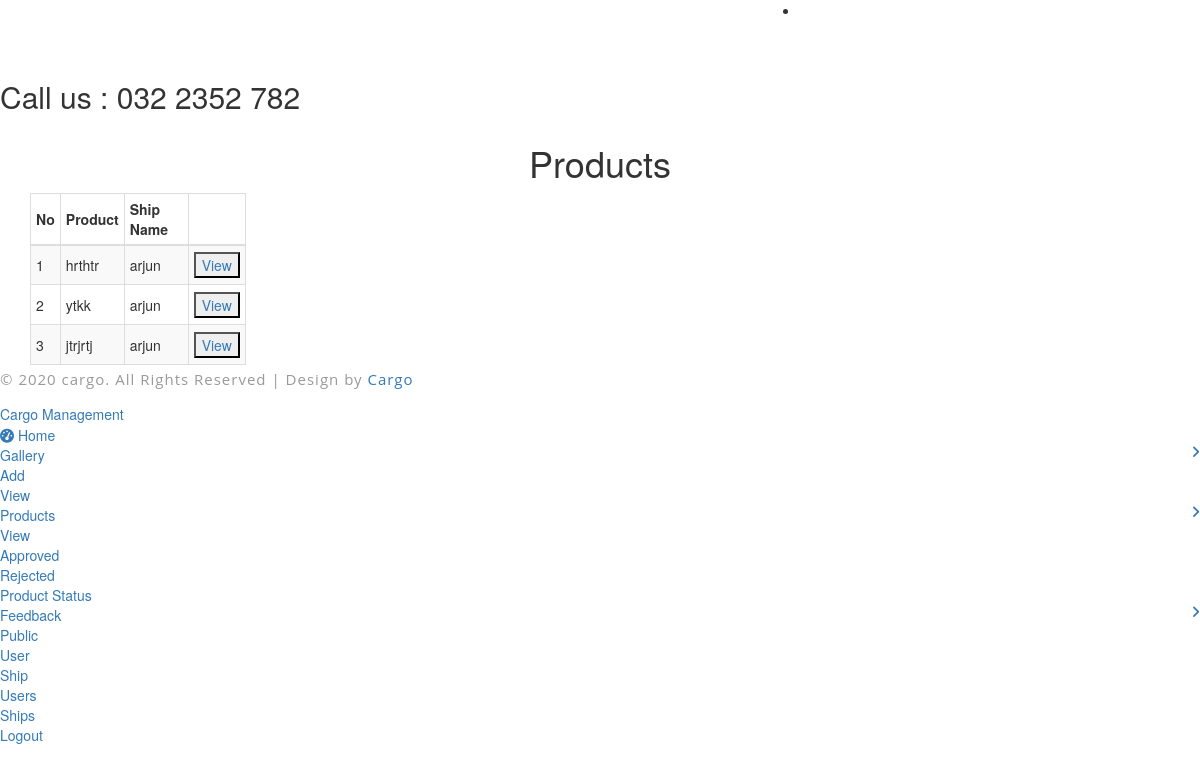
/aproducts (signed in), run on an earlier commit of the app's database.
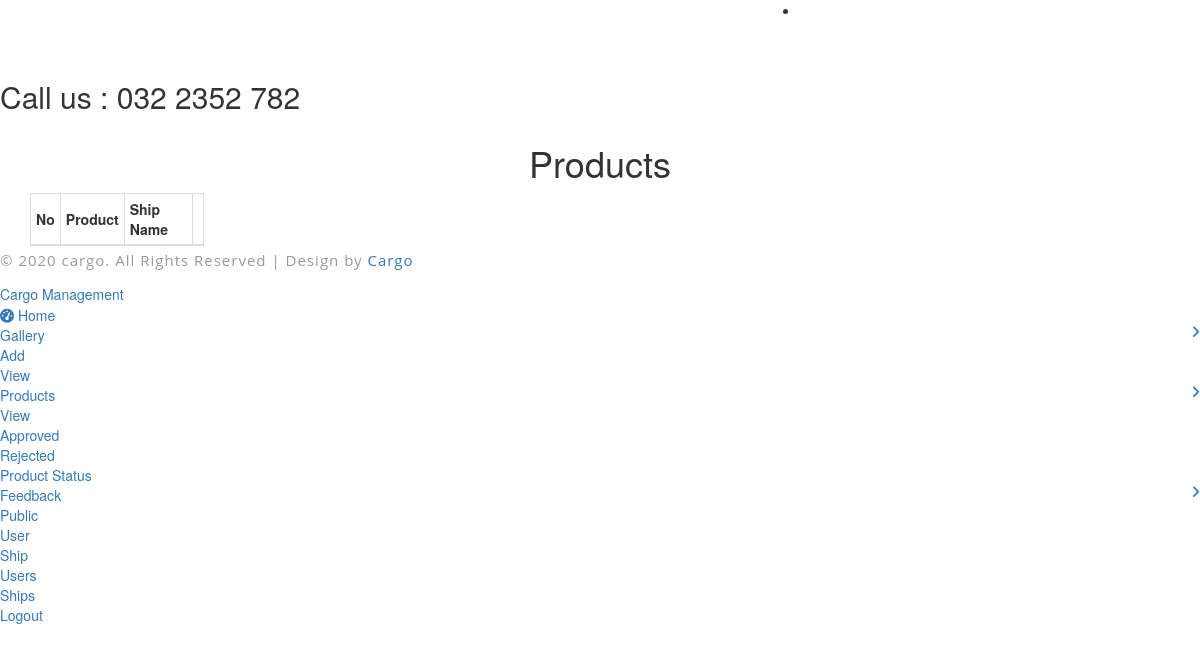
And on a later commit of the database.
### cargo/models.py (models this page shows)
class Productadd(db.Model):
    id=db.Column(db.Integer, primary_key=True)
    ownerid = db.Column(db.String(120))
    detailsid = db.Column(db.String(120))
    pdtname = db.Column(db.String(120))
    weight = db.Column(db.String(120))
    delname = db.Column(db.String(120))
    deladdress = db.Column(db.String(120))
    shipid = db.Column(db.String(120))
    shipname = db.Column(db.String(120))
    fromplace = db.Column(db.String(120), nullable=False)
    toplace = db.Column(db.String(100),nullable=False)
    date = db.Column(db.Date(),nullable=False)
    time = db.Column(db.Time(), nullable=False)
    desc= db.Column(db.String(200), nullable=False)
    status = db.Column(db.String(200), nullable=False)
    delstatus = db.Column(db.String(200), nullable=False)
    productid = db.Column(db.String(200), nullable=False)

### cargo/routes.py (the view)
@app.route('/aproducts')
@login_required
def aproducts():
    details = Productadd.query.filter_by(status='').all()
    return render_template("aproducts.html", details=details)

### cargo/models.py (called while the page is built)
@login_manager.user_loader
def load_user(id):
    return Login.query.get(int(id))

### cargo/templates/aproducts.html (shortened to what this page needs)
{% extends 'adminlayout.html' %}
{% block content %}
<link href="//netdna.bootstrapcdn.com/bootstrap/3.1.0/css/bootstrap.min.css" rel="stylesheet" id="bootstrap-css">
<div class="container">
    <div class="row">
        <div class="col-md-12">
            <h1 class="text-center">
                Products
            </h1>
        </div>
        <div id="no-more-tables">
            <table class="col-md-11 table-bordered table-striped table-condensed cf css-serial">
        		<thead class="cf">
        			<tr style="height: 40px;">
        				<th>No</th>
                        <th>Product</th>
                        <th>Ship Name</th>
                        <th></th>
        			</tr>
        		</thead>
        		<tbody>
        			{% for details in details %}
            <tr style="height: 40px;">
                <td></td>
                <td>{{ details.pdtname }}</td>
                <td>{{ details.shipname }}</td>
                <td><a href="/aproductsview/{{details.id}}"><button>View</button></a></td>
            </tr>
        {% endfor %}
        		</tbody>
        	</table>
        </div>
    </div>
</div>
{% endblock %}

### cargo/templates/adminlayout.html (shortened to what this page needs)
<!DOCTYPE HTML>
<html>
<head>
<link href="../static/admin/css/bootstrap.min.css" rel='stylesheet' type='text/css' />
<link href="../static/admin/css/style.css" rel='stylesheet' type='text/css' />
<link href="../static/admin/css/font-awesome.css" rel="stylesheet">
<link rel="stylesheet" href="../static/admin/css/icon-font.min.css" type='text/css' />
</head>
<body>
   <div class="page-container">
	<div class="left-content">
	   <div class="inner-content">
			<div class="header-section">
						<div class="top_bg">
								<div class="header_top">
									<div class="top_right">
										<ul>
											<li><a href=""></a></li>
											<li><a href=""></a></li>
											<li><a href=""></a></li>
										</ul>
									</div>
									<div class="top_left">
										<h2> Call us : 032 2352 782</h2>
									</div>
								</div>
						</div>
				</div>
			<div class="content">
            {% block content %}
            {% endblock %}
			<div class="footer">
						<p>© 2020 cargo. All Rights Reserved | Design by <a href="">Cargo</a></p>
			</div>
		</div>
			</div>
		</div>
</div>
				<div class="sidebar-menu">
					<header class="logo1">
                        <a href="/admin" class="sidebar-icon" style="">Cargo Management  </a>
					</header>
						<div style="border-top:1px ridge rgba(255, 255, 255, 0.15)"></div>
                           <div class="menu">
									<ul id="menu" >
										<li><a href="/admin"><i class="fa fa-tachometer"></i> <span>Home</span></a></li>
										<li id="menu-academico" ><a href="#"> <span> Gallery</span> <span class="fa fa-angle-right" style="float: right"></span></a>
											<ul id="menu-academico-sub" >
											<li id="menu-academico-avaliacoes" ><a href="/agalleryadd">Add</a></li>
											 <li id="menu-academico-boletim" ><a href="/agalleryview">View</a></li>
										   </ul>
										 </li>
										 <li id="menu-academico" ><a href="#"> <span> Products</span> <span class="fa fa-angle-right" style="float: right"></span></a>
										   <ul id="menu-academico-sub" >
										   <li id="menu-academico-avaliacoes" ><a href="/aproducts">View</a></li>
											<li id="menu-academico-avaliacoes" ><a href="/aproductsapprove">Approved</a></li>
											<li id="menu-academico-boletim" ><a href="/aproductsreject">Rejected</a></li>
										  </ul>
										</li>
										 <li id="menu-academico" ><a href="/aproductstatus"> <span>Product Status</span></a></li>
										 <li id="menu-academico" ><a href="#"> <span> Feedback</span> <span class="fa fa-angle-right" style="float: right"></span></a>
											<ul id="menu-academico-sub" >
											<li id="menu-academico-avaliacoes" ><a href="/apubliccontact">Public</a></li>
											 <li id="menu-academico-avaliacoes" ><a href="/ausercontact">User</a></li>
											 <li id="menu-academico-boletim" ><a href="/ashipcontact">Ship</a></li>
										   </ul>
										 </li>
										 <li id="menu-academico" ><a href="/auser"> <span>Users</span></a></li>
										 <li id="menu-academico" ><a href="/aship"> <span>Ships</span></a></li>
                                         <li id="menu-academico" ><a href="/logout"> <span>Logout</span></a></li>
								  </ul>
								</div>
							  </div>
</body>
</html>

### cargo/static/css/style.css (style rules this page uses)
body { padding: 0; margin: 0; background: #FFF; font-family: 'Open Sans', sans-serif; }
body a { transition: 0.5s all; -webkit-transition: 0.5s all; -moz-transition: 0.5s all; -o-transition: 0.5s all; -ms-transition: 0.5s all; text-decoration: none; }
h1, h2, h3, h4, h5, h6 { margin: 0; padding: 0; font-family: 'Raleway', sans-serif; }
p { margin: 0; padding: 0; font-family: 'Open Sans', sans-serif; font-size: 15px; letter-spacing: 1px; line-height: 1.9; color: #999; }
ul, ol { margin: 0; padding: 0; }
header { position: relative; }

### cargo/templates/aproducts.html (style rules this page uses)
.css-serial { counter-reset: serial-number; }

What changed in the data, as far as the page shows it:
no longer on this page (row edited): Productadd: pdtname "hrthtr", shipname "arjun"
no longer on this page (row edited): Productadd: pdtname "ytkk", shipname "arjun"
no longer on this page (row edited): Productadd: pdtname "jtrjrtj", shipname "arjun"
